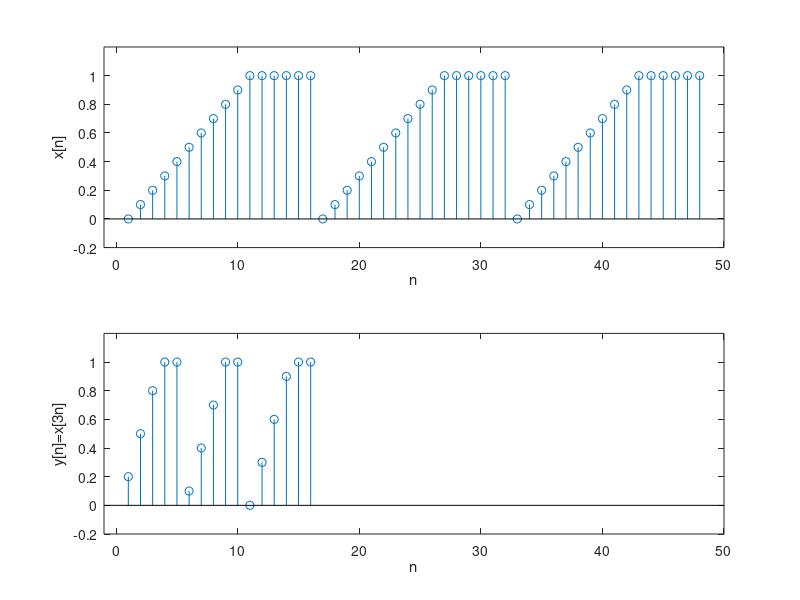

The MATLAB script that drew this image:
%% 4.2. Time scale operations (I)

% x[n]
x1 = [0:0.1:1 ones(1,5)];
x = [x1 x1 x1] % This command replicates the vector x1 three times
% Vector of time points
nx = 1:48;
% We represent the signal
figure
subplot(2,1,1)
stem(nx,x);
axis([-1 50 -0.2 1.2]);
xlabel('n'); % Horizontal axis
ylabel('x[n]'); % Vertical axis
% We compute the length of y[n]. Floor is a command
% to compute the lowest integer of the argument
Ny = floor(length(x)/3);
for k=1:1:Ny %For loop. y(k) = x(k*3) is repeated for k=1, 2, ..., Ny
    y(k) = x(k*3);
end
% Vector of time points for y[n]
ny = 1:Ny
subplot(2,1,2)

stem(ny,y);
axis([-1 50 -0.2 1.2]);
xlabel('n');
ylabel('y[n]=x[3n]');